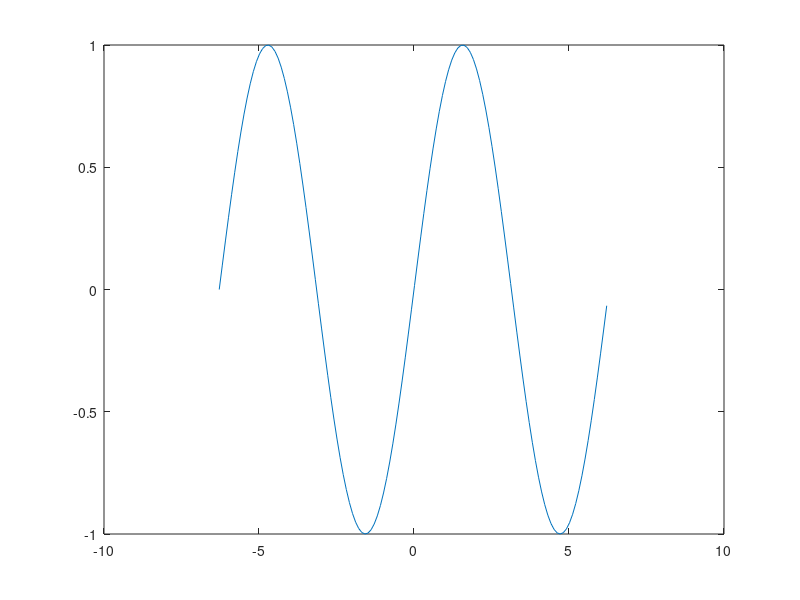

MATLAB code for this plot: (Note: this script raises an error after producing the figure.)



function [selectedXData, selectedYData] = DataPickerExample
    close all;
    % create some test data and plot it
    x = -2*pi:0.1:2*pi;
    y = sin(x);
    hFig = figure;
    hPlot = plot(x,y);
    
    % create and enable the brush object
    hBrush = brush(hFig);
    hBrush.ActionPostCallback = @OnBrushActionPostCallback;
    hBrush.Enable = 'on';
    
    selectedXData = [];
    selectedYData = [];
    
    % select 4 sets of data points
    for x=1:4
        fprintf('select some points.\n');
        uiwait;
    end
    
    % turn off the brush
    hBrush.Enable = 'off';
    function OnBrushActionPostCallback(~, ~)
       
        xData = hPlot.XData;
        yData = hPlot.YData;
        brushedDataIndices = hPlot.BrushData;
        selectedXData = [selectedXData xData(logical(brushedDataIndices))];
        selectedYData = [selectedYData yData(logical(brushedDataIndices))];
        
        uiresume;
    end
end